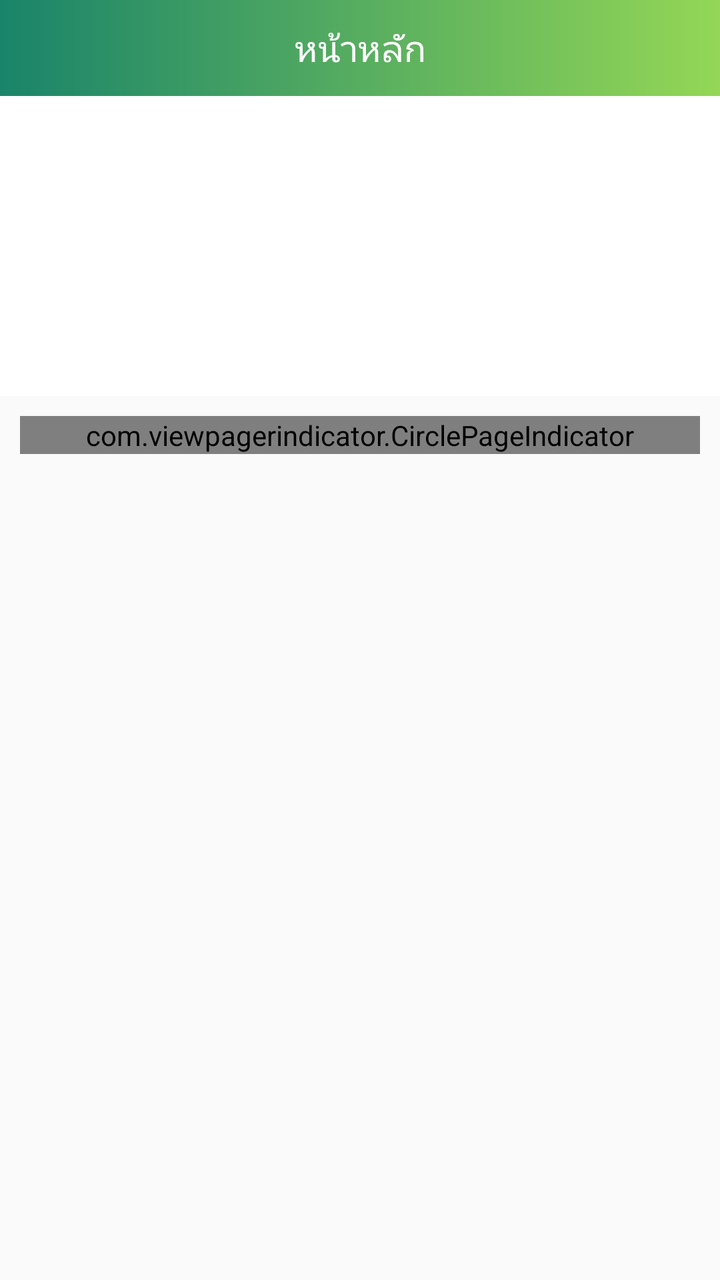
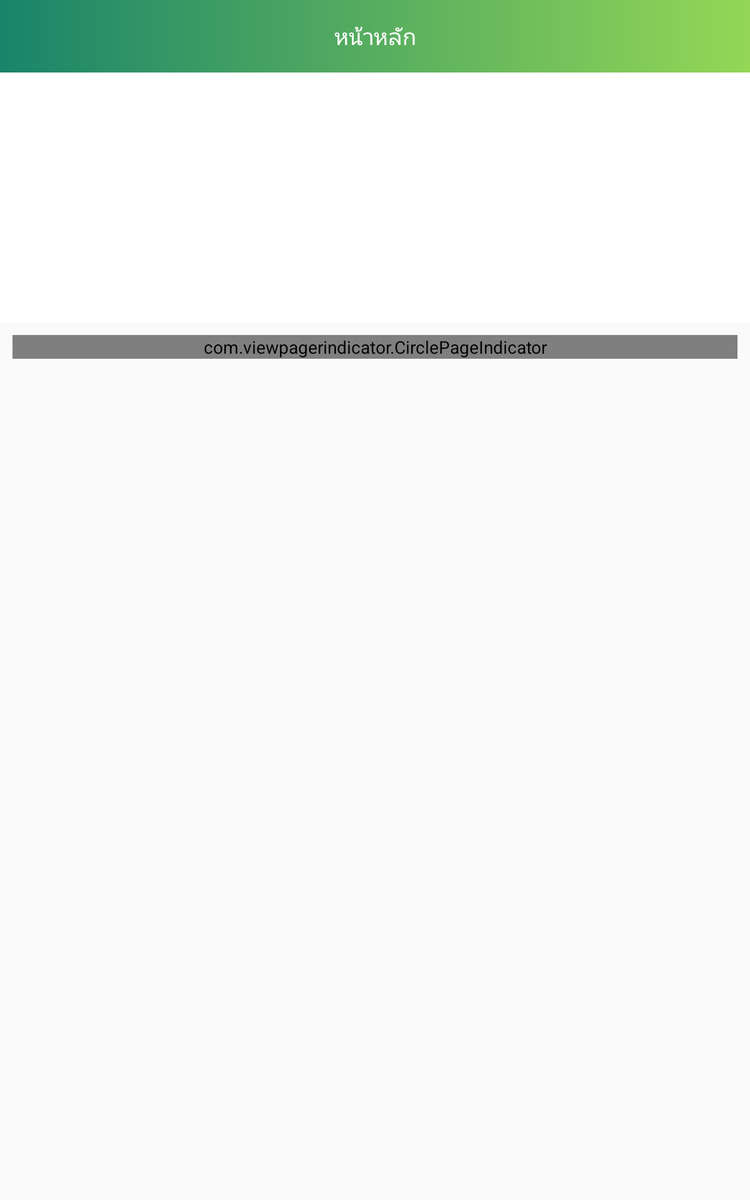

One screen, two layout resources from the same app: the default and the repository's alternative for another configuration. Each is rendered where Android would select it; the XML of both is given below.
<!-- AndroidManifest.xml: application theme Theme.AppCompat.Light.NoActionBar -->
<!-- res/layout/activity_main.xml -->
<?xml version="1.0" encoding="utf-8"?>
<android.support.v4.widget.DrawerLayout xmlns:android="http://schemas.android.com/apk/res/android"
    xmlns:app="http://schemas.android.com/apk/res-auto"
    xmlns:tools="http://schemas.android.com/tools"
    android:id="@+id/drawerLayout"
    android:layout_width="match_parent"
    android:layout_height="match_parent"
    android:orientation="vertical"
    tools:context=".activity.MainActivity">

    <LinearLayout
        android:layout_width="match_parent"
        android:layout_height="wrap_content"
        android:orientation="vertical">

        <android.support.v7.widget.Toolbar
            android:id="@+id/toolbar"
            android:layout_width="match_parent"
            android:layout_height="48dp"
            android:background="@drawable/bg_head"
            app:theme="@style/ToolbarColoredBackArrow">

            <TextView
                android:layout_width="wrap_content"
                android:layout_height="match_parent"
                android:layout_gravity="center"
                android:ellipsize="end"
                android:gravity="center"
                android:text="@string/main_activity"
                android:textColor="#ffffff"
                android:textIsSelectable="false"
                android:textSize="18sp"
                android:visibility="visible" />

        </android.support.v7.widget.Toolbar>

        <LinearLayout
            android:layout_width="match_parent"
            android:layout_height="wrap_content"
            android:orientation="vertical">

            <android.support.v4.view.ViewPager
                android:id="@+id/pager"
                android:layout_width="match_parent"
                android:layout_height="150dp"
                android:background="#ffffff" />

            <com.viewpagerindicator.CirclePageIndicator
                android:id="@+id/indicator"
                app:fillColor="#1e7728"
                app:pageColor="#8fd497"
                android:layout_width="match_parent"
                android:layout_height="wrap_content"
                android:layout_alignParentTop="true"
                android:layout_centerHorizontal="true"
                android:layout_margin="10dp" />
        </LinearLayout>

        <FrameLayout
            android:id="@+id/contentContainer"
            android:layout_width="match_parent"
            android:layout_height="wrap_content" />

    </LinearLayout>

    
    <LinearLayout
        android:layout_width="320dp"
        android:layout_height="match_parent"
        android:layout_gravity="start"
        android:background="@color/colorBgDrawer"
        android:orientation="vertical">

        <LinearLayout
            android:layout_width="wrap_content"
            android:layout_height="wrap_content"
            android:layout_margin="8dp"
            android:orientation="horizontal">

            <de.hdodenhof.circleimageview.CircleImageView
                android:id="@+id/editProfile"
                android:layout_width="100dp"
                android:layout_height="100dp"
                android:layout_margin="8dp"
                android:elevation="5dp"
                android:padding="6dp"
                android:src="@mipmap/ic_launcher"
                app:civ_border_color="#b2b2b2"
                app:civ_border_width="2dp" />

            <LinearLayout
                android:layout_width="wrap_content"
                android:layout_height="wrap_content"
                android:layout_margin="8dp"
                android:orientation="vertical">

                <TextView
                    android:textColor="#000000"
                    android:layout_width="wrap_content"
                    android:layout_height="wrap_content"
                    android:singleLine="true"
                    android:text="@string/eng_hospital"
                    android:textSize="16sp" />

                <Button
                    android:id="@+id/btn_personalInformation"
                    android:layout_width="120dp"
                    android:layout_height="wrap_content"
                    android:layout_marginTop="10dp"
                    android:background="@drawable/bg_button"
                    android:text="@string/button_personal_information" />
            </LinearLayout>
        </LinearLayout>

        <LinearLayout
            android:layout_width="match_parent"
            android:layout_height="match_parent"
            android:orientation="vertical">

            <ScrollView
                android:layout_width="match_parent"
                android:layout_height="match_parent">

                <LinearLayout
                    android:layout_width="wrap_content"
                    android:layout_height="wrap_content"
                    android:layout_marginLeft="50dp"
                    android:orientation="vertical">

                    <LinearLayout
                        android:layout_width="wrap_content"
                        android:layout_height="40dp"
                        android:layout_margin="5dp"
                        android:orientation="horizontal">

                        <ImageView
                            android:layout_width="30dp"
                            android:layout_height="30dp"
                            android:layout_gravity="center"
                            android:src="@drawable/icon_menu_message" />

                        <TextView
                            android:layout_width="wrap_content"
                            android:layout_height="wrap_content"
                            android:layout_gravity="center"
                            android:layout_marginLeft="20dp"
                            android:text="@string/menu_message"
                            android:textColor="#000000"
                            android:textSize="16sp" />
                    </LinearLayout>

                    <LinearLayout
                        android:layout_width="wrap_content"
                        android:layout_height="40dp"
                        android:layout_margin="5dp"
                        android:orientation="horizontal">

                        <ImageView
                            android:layout_width="30dp"
                            android:layout_height="30dp"
                            android:src="@drawable/icon_menu_packet" />

                        <TextView
                            android:layout_width="wrap_content"
                            android:layout_height="wrap_content"
                            android:layout_gravity="center"
                            android:layout_marginLeft="20dp"
                            android:text="@string/menu_packet"
                            android:textColor="#000000"
                            android:textSize="16sp" />
                    </LinearLayout>

                    <LinearLayout
                        android:layout_width="wrap_content"
                        android:layout_height="40dp"
                        android:layout_margin="5dp"
                        android:orientation="horizontal">

                        <ImageView
                            android:layout_width="30dp"
                            android:layout_height="30dp"
                            android:layout_gravity="center"
                            android:src="@drawable/icon_menu_promotion" />

                        <TextView
                            android:layout_width="wrap_content"
                            android:layout_height="wrap_content"
                            android:layout_gravity="center"
                            android:layout_marginLeft="20dp"
                            android:text="@string/menu_promotion"
                            android:textColor="#000000"
                            android:textSize="16sp" />
                    </LinearLayout>

                    <LinearLayout
                        android:layout_width="wrap_content"
                        android:layout_height="40dp"
                        android:layout_margin="5dp"
                        android:orientation="horizontal">

                        <ImageView
                            android:layout_width="30dp"
                            android:layout_height="30dp"
                            android:layout_gravity="center"
                            android:src="@drawable/icon_menu_car" />

                        <TextView
                            android:layout_width="wrap_content"
                            android:layout_height="wrap_content"
                            android:layout_gravity="center"
                            android:layout_marginLeft="20dp"
                            android:text="@string/menu_car"
                            android:textColor="#000000"
                            android:textSize="16sp" />
                    </LinearLayout>

                    <LinearLayout
                        android:layout_width="wrap_content"
                        android:layout_height="40dp"
                        android:layout_margin="5dp"
                        android:orientation="horizontal">

                        <ImageView
                            android:layout_width="30dp"
                            android:layout_height="30dp"
                            android:layout_gravity="center"
                            android:src="@drawable/icon_menu_meet" />

                        <TextView
                            android:layout_width="wrap_content"
                            android:layout_height="wrap_content"
                            android:layout_gravity="center"
                            android:layout_marginLeft="20dp"
                            android:text="@string/menu_meet"
                            android:textColor="#000000"
                            android:textSize="16sp" />
                    </LinearLayout>

                    <LinearLayout
                        android:layout_width="wrap_content"
                        android:layout_height="40dp"
                        android:layout_margin="5dp"
                        android:orientation="horizontal">

                        <ImageView
                            android:layout_width="30dp"
                            android:layout_height="30dp"
                            android:layout_gravity="center"
                            android:src="@drawable/icon_menu_doctor" />

                        <TextView
                            android:layout_width="wrap_content"
                            android:layout_height="wrap_content"
                            android:layout_gravity="center"
                            android:layout_marginLeft="20dp"
                            android:text="@string/menu_doctor"
                            android:textColor="#000000"
                            android:textSize="16sp" />
                    </LinearLayout>

                    <LinearLayout
                        android:layout_width="wrap_content"
                        android:layout_height="40dp"
                        android:layout_margin="5dp"
                        android:orientation="horizontal">

                        <ImageView
                            android:layout_width="30dp"
                            android:layout_height="30dp"
                            android:layout_gravity="center"
                            android:src="@drawable/icon_menu_service" />

                        <TextView
                            android:layout_width="wrap_content"
                            android:layout_height="wrap_content"
                            android:layout_gravity="center"
                            android:layout_marginLeft="20dp"
                            android:text="@string/menu_service"
                            android:textColor="#000000"
                            android:textSize="16sp" />
                    </LinearLayout>

                    <LinearLayout
                        android:id="@+id/btn_contact"
                        android:layout_width="wrap_content"
                        android:layout_height="40dp"
                        android:layout_margin="5dp"
                        android:orientation="horizontal">

                        <ImageView
                            android:layout_width="30dp"
                            android:layout_height="30dp"
                            android:layout_gravity="center"
                            android:src="@drawable/icon_menu_contact" />

                        <TextView
                            android:layout_width="wrap_content"
                            android:layout_height="wrap_content"
                            android:layout_gravity="center"
                            android:layout_marginLeft="20dp"
                            android:text="@string/menu_contact"
                            android:textColor="#000000"
                            android:textSize="16sp" />
                    </LinearLayout>
                </LinearLayout>
            </ScrollView>
        </LinearLayout>
    </LinearLayout>
</android.support.v4.widget.DrawerLayout>
<!-- resources referenced by this layout -->
<resources>
  <color name="colorBgDrawer">#FFFFFF</color>
  <!-- drawable bg_button (drawable) -->
  <shape xmlns:android="http://schemas.android.com/apk/res/android"
      android:shape="rectangle">
      <solid android:color="@android:color/transparent" />
      <stroke
          android:width="2dp"
          android:color="#8c8c8c" />
  
      <corners
          android:bottomLeftRadius="10dp"
          android:bottomRightRadius="10dp"
          android:topLeftRadius="10dp"
          android:topRightRadius="10dp" />
  </shape>
  <!-- drawable bg_head (drawable) -->
  <?xml version="1.0" encoding="utf-8"?>
  <shape xmlns:android="http://schemas.android.com/apk/res/android"
      android:shape="rectangle">
      <gradient
          android:angle="360"
          android:startColor="#1a846a"
          android:endColor="#94d756"
          android:type="linear"/>
  </shape>
  <!-- drawable icon_menu_car: png bitmap (drawable-v21, 1448 bytes) -->
  <!-- drawable icon_menu_contact: png bitmap (drawable, 1385 bytes) -->
  <!-- drawable icon_menu_doctor: png bitmap (drawable, 1830 bytes) -->
  <!-- drawable icon_menu_meet: png bitmap (drawable-v21, 488 bytes) -->
  <!-- drawable icon_menu_message: png bitmap (drawable, 561 bytes) -->
  <!-- drawable icon_menu_packet: png bitmap (drawable-v21, 1360 bytes) -->
  <!-- drawable icon_menu_promotion: png bitmap (drawable, 1439 bytes) -->
  <!-- drawable icon_menu_service: png bitmap (drawable-v21, 1291 bytes) -->
  <string name="button_personal_information">ข้อมูลส่วนตัว</string>
  <string name="eng_hospital">RATCHAPHRUEK HOSPITAL</string>
  <string name="main_activity">หน้าหลัก</string>
  <string name="menu_car">รถพยาบาล</string>
  <string name="menu_contact">ติดต่อเรา</string>
  <string name="menu_doctor">รายชื่อแพทย์</string>
  <string name="menu_meet">นัดหมาย</string>
  <string name="menu_message">ข้อความ</string>
  <string name="menu_packet">แพ็กเกจ</string>
  <string name="menu_promotion">โปรโมชัน</string>
  <string name="menu_service">บริการเรา</string>
  <style name="ToolbarColoredBackArrow" parent="AppTheme">
          <item name="android:textColorSecondary">#ffffff</item>
      </style>
  <style name="AppTheme" parent="Theme.AppCompat.Light.DarkActionBar">
          
          <item name="colorPrimary">@color/colorPrimary</item>
          <item name="colorPrimaryDark">@color/colorPrimaryDark</item>
          <item name="colorAccent">@color/colorAccent</item>
      </style>
  <color name="colorPrimary">#3F51B5</color>
  <color name="colorPrimaryDark">#303F9F</color>
  <color name="colorAccent">#FF4081</color>
</resources>
<!-- res/layout-large-port/activity_main.xml (the repository's variant of the layout above) -->
<!-- drawn on a 7-inch tablet held upright -->
<?xml version="1.0" encoding="utf-8"?>
<android.support.v4.widget.DrawerLayout xmlns:android="http://schemas.android.com/apk/res/android"
    xmlns:app="http://schemas.android.com/apk/res-auto"
    xmlns:tools="http://schemas.android.com/tools"
    android:id="@+id/drawerLayout"
    android:layout_width="match_parent"
    android:layout_height="match_parent"
    android:orientation="vertical"
    tools:context=".activity.MainActivity">

    <LinearLayout
        android:layout_width="match_parent"
        android:layout_height="wrap_content"
        android:orientation="vertical">

        <android.support.v7.widget.Toolbar
            android:id="@+id/toolbar"
            android:layout_width="match_parent"
            android:layout_height="58dp"
            android:background="@drawable/bg_head"
            app:theme="@style/ToolbarColoredBackArrow">

            <TextView
                android:layout_width="wrap_content"
                android:layout_height="match_parent"
                android:layout_gravity="center"
                android:ellipsize="end"
                android:gravity="center"
                android:text="@string/main_activity"
                android:textColor="#ffffff"
                android:textIsSelectable="false"
                android:textSize="18sp"
                android:visibility="visible" />

        </android.support.v7.widget.Toolbar>

        <LinearLayout
            android:layout_width="match_parent"
            android:layout_height="wrap_content"
            android:orientation="vertical">

            <android.support.v4.view.ViewPager
                android:id="@+id/pager"
                android:layout_width="match_parent"
                android:layout_height="200dp"
                android:background="#ffffff" />

            <com.viewpagerindicator.CirclePageIndicator
                android:id="@+id/indicator"
                app:fillColor="#1e7728"
                app:pageColor="#8fd497"
                android:layout_width="match_parent"
                android:layout_height="wrap_content"
                android:layout_alignParentTop="true"
                android:layout_centerHorizontal="true"
                android:layout_margin="10dp" />
        </LinearLayout>

        <FrameLayout
            android:id="@+id/contentContainer"
            android:layout_width="match_parent"
            android:layout_height="match_parent" />

    </LinearLayout>

    
    <LinearLayout
        android:layout_width="320dp"
        android:layout_height="match_parent"
        android:layout_gravity="start"
        android:background="@color/colorBgDrawer"
        android:orientation="vertical">

        <LinearLayout
            android:layout_width="match_parent"
            android:layout_height="wrap_content"
            android:layout_margin="20dp"
            android:orientation="horizontal">

            <de.hdodenhof.circleimageview.CircleImageView
                android:id="@+id/editProfile"
                android:layout_width="100dp"
                android:layout_height="100dp"
                android:layout_margin="8dp"
                android:elevation="5dp"
                android:padding="6dp"
                android:src="@mipmap/ic_launcher"
                app:civ_border_color="#b2b2b2"
                app:civ_border_width="2dp" />

            <LinearLayout
                android:layout_width="wrap_content"
                android:layout_height="wrap_content"
                android:layout_gravity="center"
                android:layout_margin="10dp"
                android:orientation="vertical">

                <TextView
                    android:singleLine="true"
                    android:layout_width="wrap_content"
                    android:layout_height="wrap_content"
                    android:text="@string/eng_hospital"
                    android:textColor="#000000"
                    android:textSize="22sp" />

                <Button
                    android:id="@+id/btn_personalInformation"
                    android:layout_width="140dp"
                    android:layout_height="wrap_content"
                    android:layout_marginTop="10dp"
                    android:background="@drawable/bg_button"
                    android:text="@string/button_personal_information"
                    android:textColor="#000000" />
            </LinearLayout>
        </LinearLayout>

        <ScrollView
            android:layout_width="match_parent"
            android:layout_height="match_parent">

            <LinearLayout
                android:layout_width="wrap_content"
                android:layout_height="wrap_content"
                android:layout_marginLeft="50dp"
                android:orientation="vertical">

                <LinearLayout
                    android:layout_width="wrap_content"
                    android:layout_height="60dp"
                    android:layout_margin="10dp"
                    android:orientation="horizontal">

                    <ImageView
                        android:layout_width="50dp"
                        android:layout_height="50dp"
                        android:layout_gravity="center"
                        android:src="@drawable/icon_menu_message" />

                    <TextView
                        android:textColor="#000000"
                        android:layout_width="wrap_content"
                        android:layout_height="wrap_content"
                        android:layout_gravity="center"
                        android:layout_marginLeft="20dp"
                        android:text="@string/menu_message"
                        android:textSize="20sp" />
                </LinearLayout>

                <LinearLayout
                    android:layout_width="wrap_content"
                    android:layout_height="60dp"
                    android:layout_margin="10dp"
                    android:orientation="horizontal">

                    <ImageView
                        android:layout_width="50dp"
                        android:layout_height="50dp"
                        android:src="@drawable/icon_menu_packet" />

                    <TextView
                        android:textColor="#000000"
                        android:layout_width="wrap_content"
                        android:layout_height="wrap_content"
                        android:layout_gravity="center"
                        android:layout_marginLeft="20dp"
                        android:text="@string/menu_packet"
                        android:textSize="20sp" />
                </LinearLayout>

                <LinearLayout
                    android:layout_width="wrap_content"
                    android:layout_height="60dp"
                    android:layout_margin="10dp"
                    android:orientation="horizontal">

                    <ImageView
                        android:layout_width="50dp"
                        android:layout_height="50dp"
                        android:layout_gravity="center"
                        android:src="@drawable/icon_menu_promotion" />

                    <TextView
                        android:textColor="#000000"
                        android:layout_width="wrap_content"
                        android:layout_height="wrap_content"
                        android:layout_gravity="center"
                        android:layout_marginLeft="20dp"
                        android:text="@string/menu_promotion"
                        android:textSize="20sp" />
                </LinearLayout>

                <LinearLayout
                    android:layout_width="wrap_content"
                    android:layout_height="60dp"
                    android:layout_margin="10dp"
                    android:orientation="horizontal">

                    <ImageView
                        android:layout_width="50dp"
                        android:layout_height="50dp"
                        android:layout_gravity="center"
                        android:src="@drawable/icon_menu_car" />

                    <TextView
                        android:textColor="#000000"
                        android:layout_width="wrap_content"
                        android:layout_height="wrap_content"
                        android:layout_gravity="center"
                        android:layout_marginLeft="20dp"
                        android:text="@string/menu_car"
                        android:textSize="20sp" />
                </LinearLayout>

                <LinearLayout
                    android:layout_width="wrap_content"
                    android:layout_height="60dp"
                    android:layout_margin="10dp"
                    android:orientation="horizontal">

                    <ImageView
                        android:layout_width="50dp"
                        android:layout_height="50dp"
                        android:layout_gravity="center"
                        android:src="@drawable/icon_menu_meet" />

                    <TextView
                        android:textColor="#000000"
                        android:layout_width="wrap_content"
                        android:layout_height="wrap_content"
                        android:layout_gravity="center"
                        android:layout_marginLeft="20dp"
                        android:text="@string/menu_meet"
                        android:textSize="20sp" />
                </LinearLayout>

                <LinearLayout
                    android:layout_width="wrap_content"
                    android:layout_height="60dp"
                    android:layout_margin="10dp"
                    android:orientation="horizontal">

                    <ImageView
                        android:layout_width="50dp"
                        android:layout_height="50dp"
                        android:layout_gravity="center"
                        android:src="@drawable/icon_menu_doctor" />

                    <TextView
                        android:textColor="#000000"
                        android:layout_width="wrap_content"
                        android:layout_height="wrap_content"
                        android:layout_gravity="center"
                        android:layout_marginLeft="20dp"
                        android:text="@string/menu_doctor"
                        android:textSize="20sp" />
                </LinearLayout>

                <LinearLayout
                    android:layout_width="wrap_content"
                    android:layout_height="60dp"
                    android:layout_margin="10dp"
                    android:orientation="horizontal">

                    <ImageView
                        android:layout_width="50dp"
                        android:layout_height="50dp"
                        android:layout_gravity="center"
                        android:src="@drawable/icon_menu_service" />

                    <TextView
                        android:textColor="#000000"
                        android:layout_width="wrap_content"
                        android:layout_height="wrap_content"
                        android:layout_gravity="center"
                        android:layout_marginLeft="20dp"
                        android:text="@string/menu_service"
                        android:textSize="20sp" />
                </LinearLayout>

                <LinearLayout
                    android:id="@+id/btn_contact"
                    android:layout_width="wrap_content"
                    android:layout_height="60dp"
                    android:layout_margin="10dp"
                    android:orientation="horizontal">

                    <ImageView
                        android:layout_width="50dp"
                        android:layout_height="50dp"
                        android:layout_gravity="center"
                        android:src="@drawable/icon_menu_contact" />

                    <TextView
                        android:textColor="#000000"
                        android:layout_width="wrap_content"
                        android:layout_height="wrap_content"
                        android:layout_gravity="center"
                        android:layout_marginLeft="20dp"
                        android:text="@string/menu_contact"
                        android:textSize="20sp" />
                </LinearLayout>
            </LinearLayout>
        </ScrollView>
    </LinearLayout>
</android.support.v4.widget.DrawerLayout>
